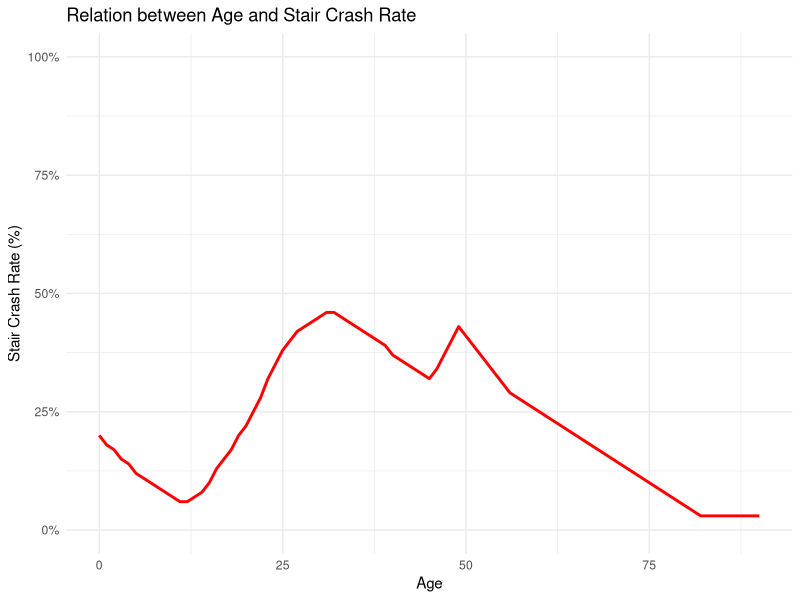

Reproduce this figure in R.
# Load necessary library
library(ggplot2)

# Create a sample dataset
age <- seq(0, 90, by = 1)
crash_rate <- c(20, 18, 17, 15, 14, 12, 11, 10, 9, 8,  # ages 0-9
                7, 6, 6, 7, 8, 10, 13, 15, 17, 20,     # ages 10-19
                22, 25, 28, 32, 35, 38, 40, 42, 43, 44, # ages 20-29
                45, 46, 46, 45, 44, 43, 42, 41, 40, 39, # ages 30-39
                37, 36, 35, 34, 33, 32, 34, 37, 40, 43, # ages 40-49 (increasing near 45)
                41, 39, 37, 35, 33, 31, 29, 28, 27, 26, # ages 50-59
                25, 24, 23, 22, 21, 20, 19, 18, 17, 16, # ages 60-69
                15, 14, 13, 12, 11, 10, 9, 8, 7, 6,     # ages 70-79
                5, 4, 3, 3, 3, 3, 3, 3, 3, 3, 3)        # ages 80-90

# Create a data frame
data <- data.frame(age, crash_rate)

# Plot the data
plot <- ggplot(data, aes(x = age, y = crash_rate)) +
  geom_line(color = "red", size = 1) +
  scale_y_continuous(limits = c(0, 100), labels = scales::percent_format(scale = 1)) +  # Y-axis from 0 to 100%
  labs(title = "Relation between Age and Stair Crash Rate",
       x = "Age",
       y = "Stair Crash Rate (%)") +
  theme_minimal() +
  theme(panel.background = element_rect(fill = "transparent", color = NA),  # Make panel background transparent
        plot.background = element_rect(fill = "transparent", color = NA))   # Make plot background transparent

# Save the plot as a PNG with transparent background
ggsave("stair_crash_rate.png", plot = plot, bg = "transparent", width = 8, height = 5, dpi = 300)
